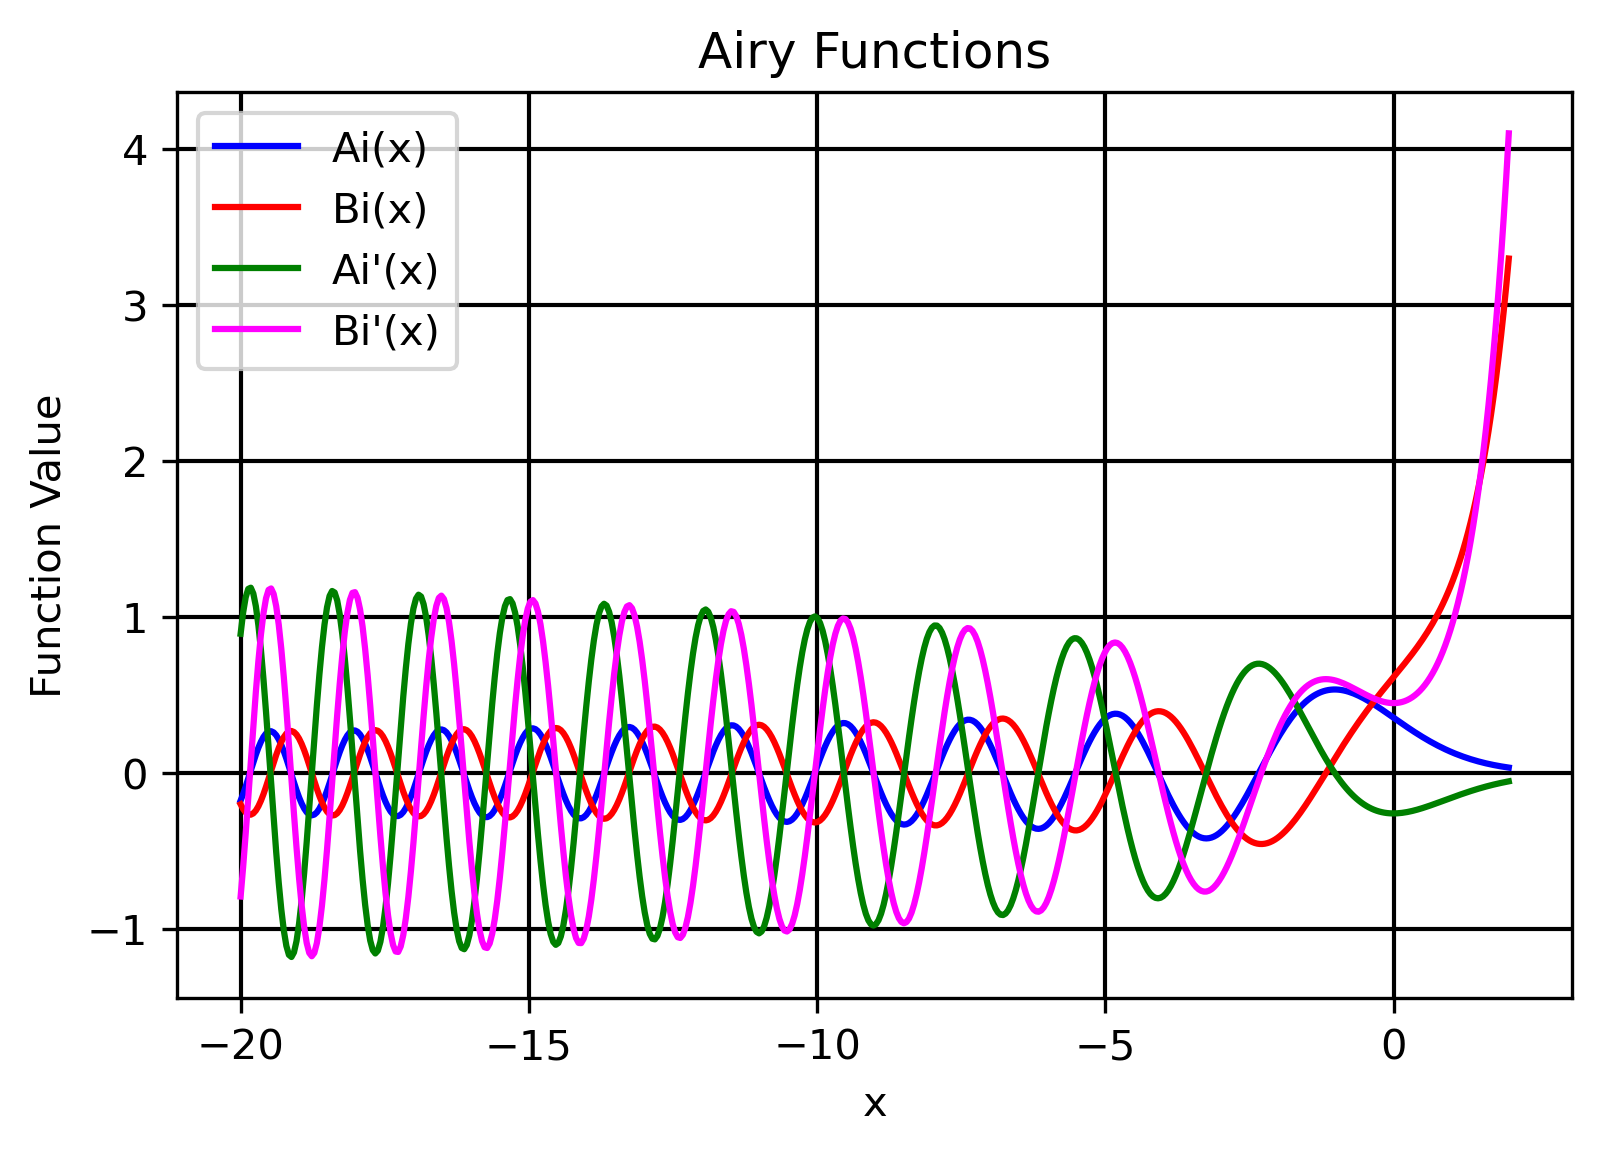

Generate this figure with Python:
import numpy as np
import matplotlib.pyplot as plt
from scipy.special import airy
import matplotlib
matplotlib.rcParams['figure.dpi']=300 # highres display
# Define the range of x values
x_values = np.linspace(-20, 2, 500)

# Compute the Airy functions
ai_values, aip_values, bi_values, bip_values = airy(x_values)

# Plot the solutions
#plt.figure(figsize=(10, 6))

plt.plot(x_values, ai_values, 'b-',label='Ai(x)',markersize=1.5)
plt.plot(x_values, bi_values, 'r-',label='Bi(x)',markersize=1.5)
plt.plot(x_values, aip_values, label="Ai'(x)", color='green')
plt.plot(x_values, bip_values, label="Bi'(x)", color='magenta')

plt.title('Airy Functions')
plt.xlabel('x')
plt.ylabel('Function Value')
plt.legend()
plt.grid(color='black', linestyle='-', linewidth=0.5)
plt.show()


for __var__ in dir():
    exec('del '+ __var__)
    del __var__
    
import sys
sys.exit()
